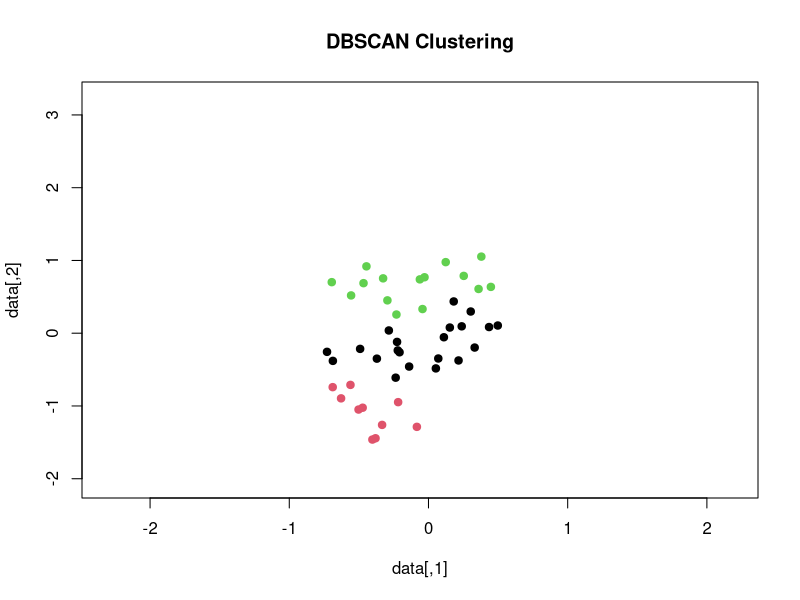

Recreate this plot in R.
# Install and load the dbscan package if you haven't already
install.packages("dbscan")
library(dbscan)

# Generate some random data
set.seed(123)
data <- matrix(rnorm(200), ncol = 2)

# Run DBSCAN clustering
dbscan_result <- dbscan(data, eps = 0.3, minPts = 5)

# Cluster assignments
cluster_labels <- dbscan_result$cluster

# Plot the clusters
plot(data, col = cluster_labels, pch = 19, main = "DBSCAN Clustering")
